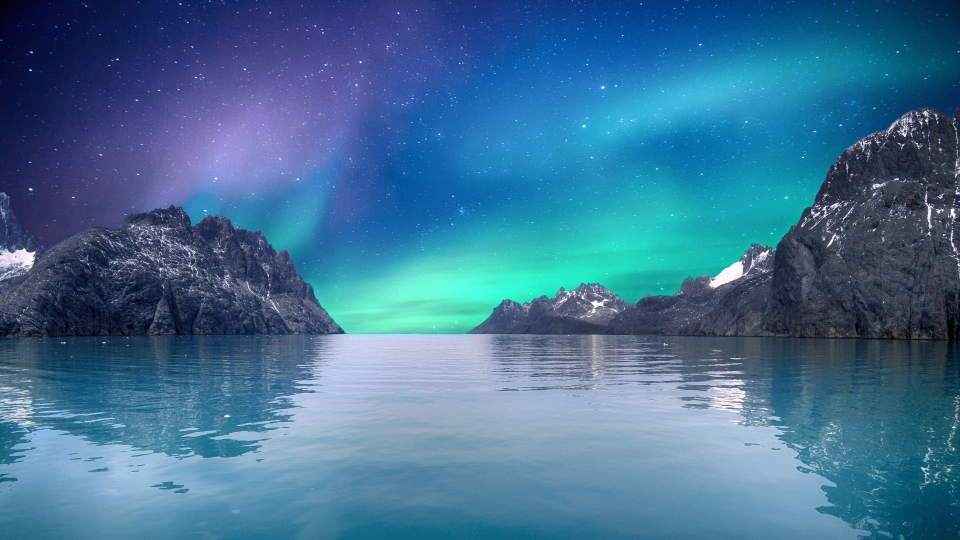
#> input picture 2 - Nearest neighbour & Bilinear interpolation/pic2.jpg, 1920 x 1080 px, found by its file name (shown at 1/2 size)
$ python nearestNeighbor.py
#> lines starting #> are read from the running program, lines starting #| are printed output that depends on the picture
import numpy as np
import cv2

def nearestneighbor(src_img, desired_height, desired_width):
    if isRGB:
        newImage = np.zeros((desired_height, desired_width, 3), dtype=int)
    else:
        newImage = np.zeros((desired_height, desired_width), dtype=int)

    # Scaling factors
    rows_scale_factor = desired_height/height
    cols_scale_factor = desired_width/width

    # Iterate through every pixel
    for r in range(desired_height):
        for c in range(desired_width):

            # nearest neighbor method
            nearest_c = int(np.round(c/cols_scale_factor))
            nearest_r = int(np.round(r/rows_scale_factor))

            if isRGB:
                newImage[r, c, 0] = image[nearest_r, nearest_c, 0]
                newImage[r, c, 1] = image[nearest_r, nearest_c, 1]
                newImage[r, c, 2] = image[nearest_r, nearest_c, 2]
            else:
                newImage[r, c] = image[nearest_r, nearest_c]
    return newImage

# Provide the image path here
img_path = r"2 - Nearest neighbour & Bilinear interpolation/pic2.jpg"

# specify the RGB or grayscal here in 2nd parameter (1 for RGB, 0 for grayscale)
image = cv2.imread(img_path, 0)
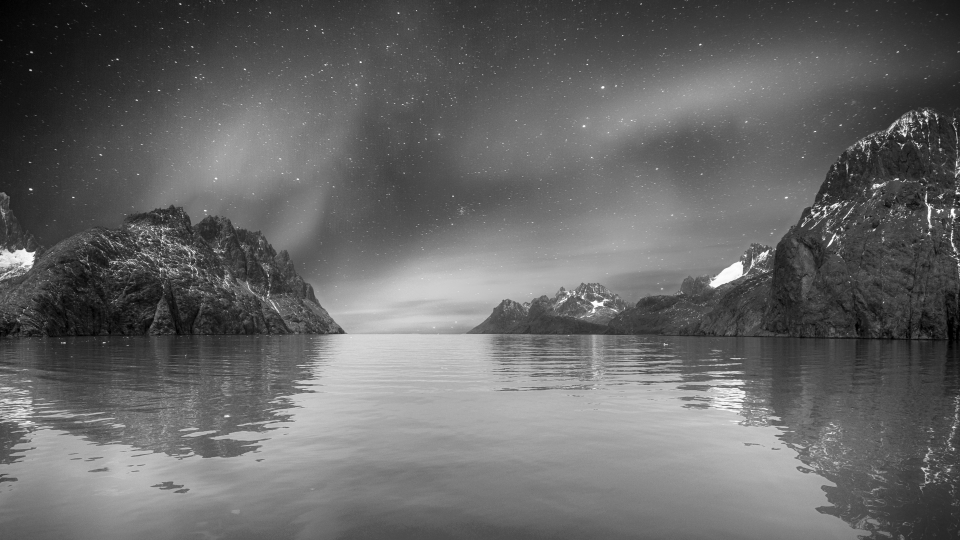
#> image: shape (1080, 1920) (shown at 1/2 size); min 0, max 255, mean 102.5

isRGB = False
if(len(image.shape) == 3):
    isRGB = True
    height = image.shape[0]
    width = image.shape[1]

else: height, width = image.shape
#> height = 1080; width = 1920

# Give the desired dimensions here
# NOTE: 1920*1080 => width (cols) = 1920, height(rows) = 1080
desired_height, desired_width = 320, 480

newImage = nearestneighbor(image, desired_height, desired_width)
#> after the loop in nearestneighbor, `for r in range(desired_height):`:
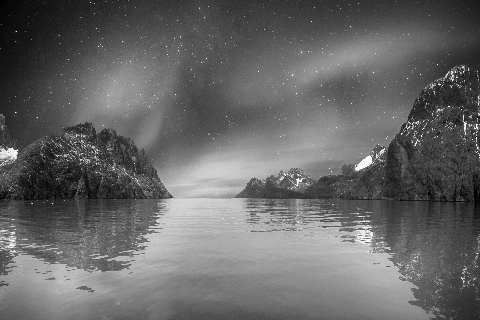
#> newImage: shape (320, 480) int64; min 0, max 255, mean 102.5

# Saving the image
cv2.imwrite('2 - Nearest neighbour & Bilinear interpolation/scaled-nearest-neighbor.jpg', newImage)

$ run again, with 2 - Nearest neighbour & Bilinear interpolation/pic.jpg copied over 2 - Nearest neighbour & Bilinear interpolation/pic2.jpg
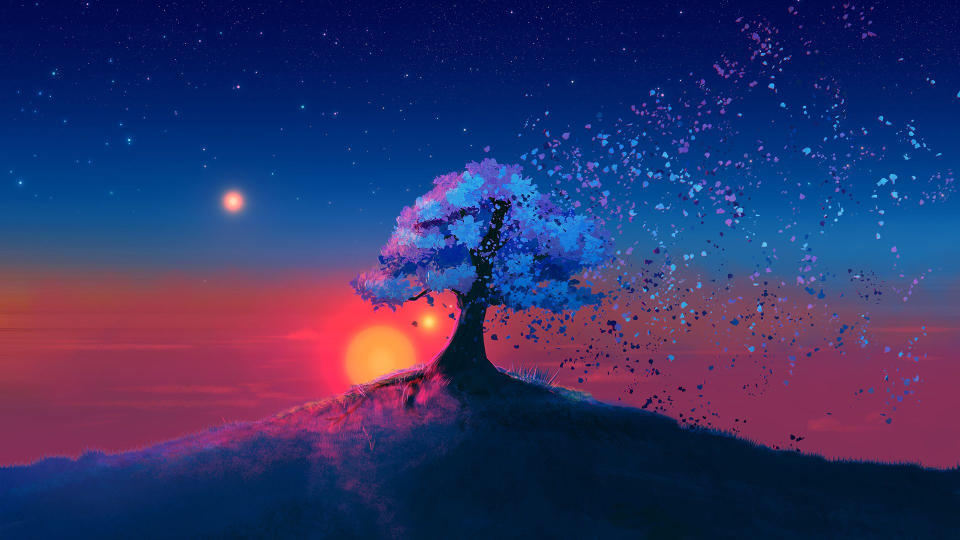
#> input picture 2 - Nearest neighbour & Bilinear interpolation/pic.jpg, 1920 x 1080 px, found by its file name (shown at 1/2 size)
#> `image = cv2.imread(img_path, 0)`:
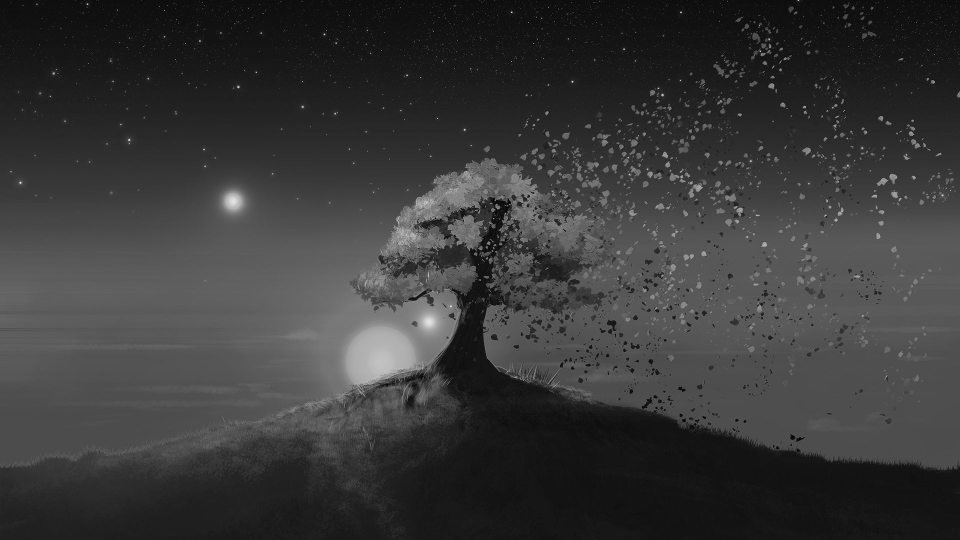
#> image: shape (1080, 1920) (shown at 1/2 size); min 0, max 255, mean 56.6
#> after the loop in nearestneighbor, `for r in range(desired_height):`:
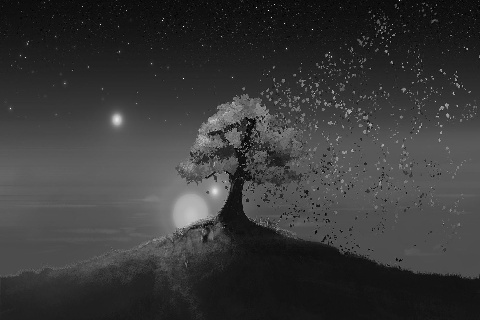
#> newImage: shape (320, 480) int64; min 0, max 255, mean 56.6
